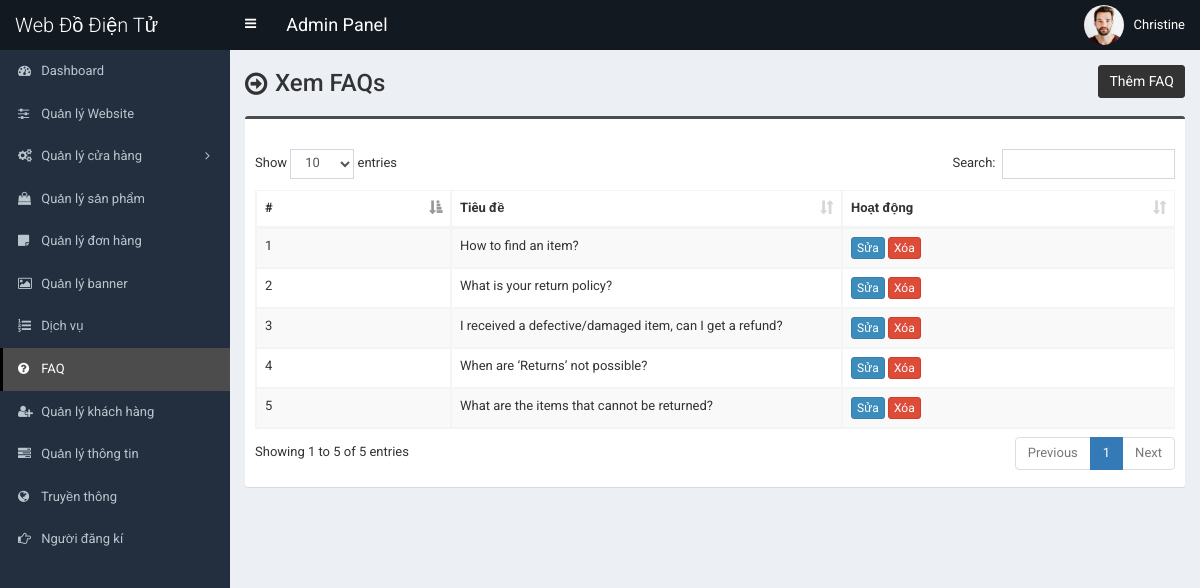
The page /admin/faq.php (signed in) on the database as committed earlier.
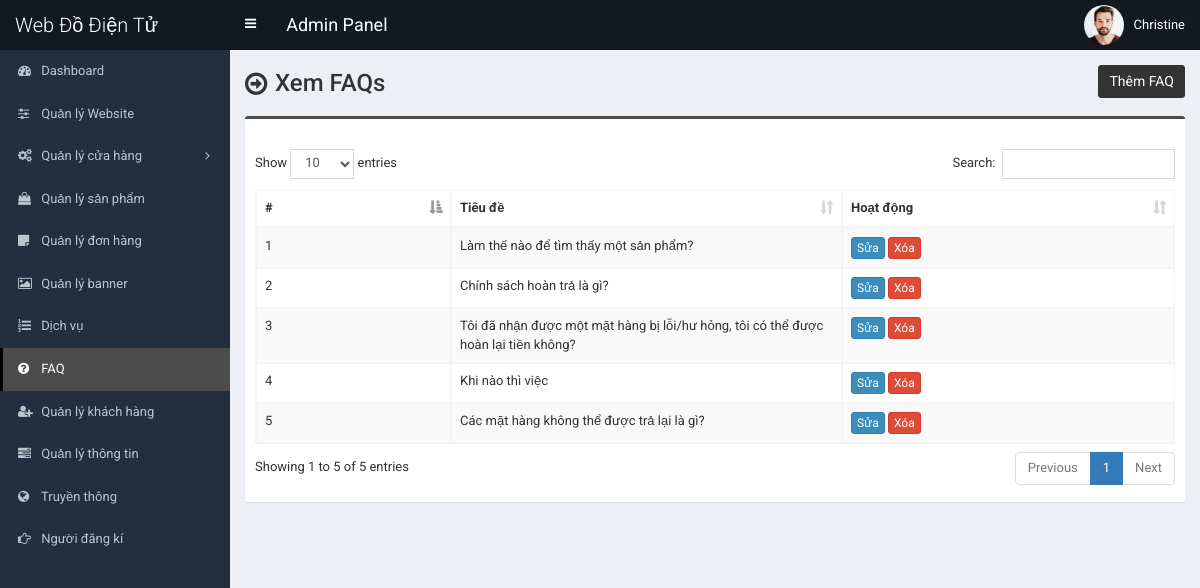
The same page on the database as committed later.
### tables this page shows
CREATE TABLE `tbl_faq` (
  `faq_id` int(11) NOT NULL,
  `faq_title` varchar(255) NOT NULL,
  `faq_content` text NOT NULL
);

### admin/faq.php (the view, shortened to what this page needs)
<?php require_once('header.php'); ?>
<section class="content-header">
	<div class="content-header-left">
		<h1>Xem FAQs</h1>
	</div>
	<div class="content-header-right">
		<a href="faq-add.php" class="btn btn-primary btn-sm">Thêm FAQ</a>
	</div>
</section>
<section class="content">
	<div class="row">
		<div class="col-md-12">
			<div class="box box-info">
				<div class="box-body table-responsive">
					<table id="example1" class="table table-bordered table-hover table-striped">
						<thead>
							<tr>
								<th width="30">#</th>
								<th width="100">Tiêu đề</th>
								<th width="80">Hoạt động</th>
							</tr>
						</thead>
						<tbody>
							<?php
							$i=0;
							$statement = $pdo->prepare("SELECT * FROM tbl_faq");
							$statement->execute();
							$result = $statement->fetchAll(PDO::FETCH_ASSOC);
							foreach ($result as $row) {
								$i++;
								?>
								<tr>
									<td><?php echo $i; ?></td>
									<td><?php echo $row['faq_title']; ?></td>
									<td>
										<a href="faq-edit.php?id=<?php echo $row['faq_id']; ?>" class="btn btn-primary btn-xs">Sửa</a>
										<a href="#" class="btn btn-danger btn-xs" data-href="faq-delete.php?id=<?php echo $row['faq_id']; ?>" data-toggle="modal" data-target="#confirm-delete">Xóa</a>
									</td>
								</tr>
								<?php
							}
							?>
						</tbody>
					</table>
				</div>
			</div>
		</div>
	</div>
</section>
<?php require_once('footer.php'); ?>

Rows that differ between the two databases and show on the page:
removed tbl_faq: faq_title "How to find an item?"
removed tbl_faq: faq_title "I received a defective/damaged item, can I get a refund?"
removed tbl_faq: faq_title "What are the items that cannot be returned?"
added tbl_faq: faq_title "Làm thế nào để tìm thấy một sản phẩm?"
changed tbl_faq: faq_title "What is your return policy?" → "Chính sách hoàn trả là gì?"
added tbl_faq: faq_title "Tôi đã nhận được một mặt hàng bị lỗi/hư hỏng, tôi có thể được hoàn lại tiền không?"
changed tbl_faq: faq_title "When are ‘Returns’ not possible?" → "Khi nào thì việc"
added tbl_faq: faq_title "Các mặt hàng không thể được trả lại là gì?"
